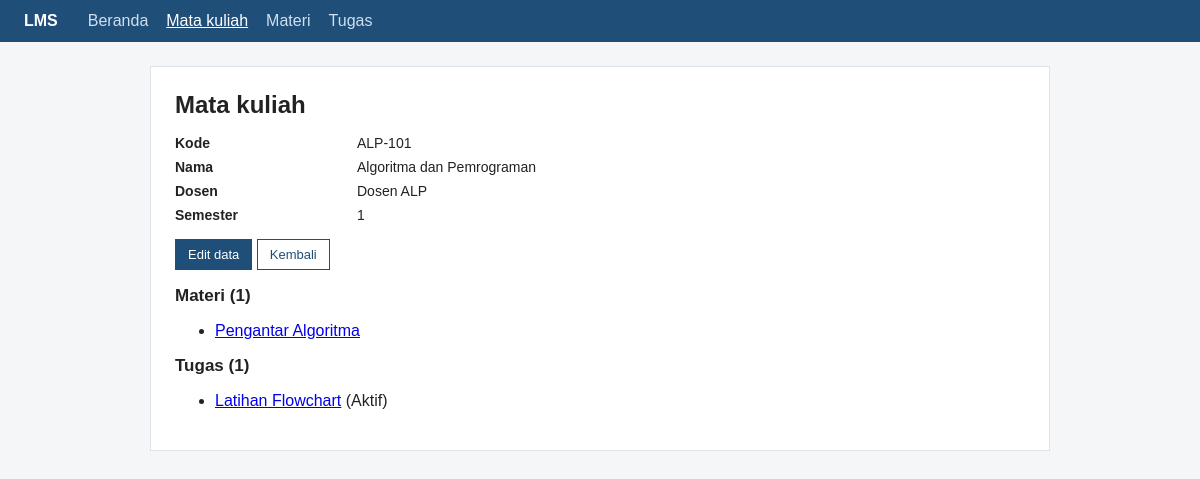
Screenshot of /mata_kuliah_detail.php?id=1 with the database file from the repository.
### tables this page shows
CREATE TABLE IF NOT EXISTS mata_kuliah (
  id INT UNSIGNED AUTO_INCREMENT PRIMARY KEY,
  kode VARCHAR(20) NOT NULL UNIQUE,
  nama VARCHAR(100) NOT NULL,
  dosen VARCHAR(100) NOT NULL,
  semester TINYINT UNSIGNED NOT NULL
);

CREATE TABLE IF NOT EXISTS materi (
  id INT UNSIGNED AUTO_INCREMENT PRIMARY KEY,
  mata_kuliah_id INT UNSIGNED NOT NULL,
  judul VARCHAR(150) NOT NULL,
  isi TEXT NOT NULL,
  tautan VARCHAR(255) NOT NULL,
  FOREIGN KEY (mata_kuliah_id) REFERENCES mata_kuliah(id) ON DELETE RESTRICT
);

CREATE TABLE IF NOT EXISTS tugas (
  id INT UNSIGNED AUTO_INCREMENT PRIMARY KEY,
  mata_kuliah_id INT UNSIGNED NOT NULL,
  judul VARCHAR(150) NOT NULL,
  instruksi TEXT NOT NULL,
  tenggat DATE NOT NULL,
  status VARCHAR(20) NOT NULL,
  FOREIGN KEY (mata_kuliah_id) REFERENCES mata_kuliah(id) ON DELETE RESTRICT
);

### mata_kuliah_detail.php (the view, shortened to what this page needs)
<?php
require 'koneksi.php';
$id = valid_id($_GET['id'] ?? null);
$st = $conn->prepare('SELECT id, kode, nama, dosen, semester FROM mata_kuliah WHERE id = ?');
$st->bind_param('i', $id);
$st->execute();
$d = $st->get_result()->fetch_assoc();
$st = $conn->prepare('SELECT id, judul FROM materi WHERE mata_kuliah_id = ? ORDER BY judul');
$st->bind_param('i', $id);
$st->execute();
$materi = $st->get_result()->fetch_all(MYSQLI_ASSOC);
$st = $conn->prepare('SELECT id, judul, status FROM tugas WHERE mata_kuliah_id = ? ORDER BY judul');
$st->bind_param('i', $id);
$st->execute();
$tugas = $st->get_result()->fetch_all(MYSQLI_ASSOC);
?>
<h1>Mata kuliah</h1>
<dl class="detail">
    <dt>Kode</dt>
    <dd><?= e($d['kode']) ?></dd>
    <dt>Nama</dt>
    <dd><?= e($d['nama']) ?></dd>
    <dt>Dosen</dt>
    <dd><?= e($d['dosen']) ?></dd>
    <dt>Semester</dt>
    <dd><?= (int)$d['semester'] ?></dd>
</dl>
<p>
    <a class="btn pri" href="mata_kuliah_form.php?id=<?= (int)$d['id'] ?>">Edit data</a>
    <a class="btn" href="mata_kuliah.php">Kembali</a>
</p>
<h2>Materi (<?= count($materi) ?>)</h2>
<?php if (!$materi): ?>
    <div class="kosong">Belum ada materi.</div>
<?php else: ?>
    <ul>
        <?php foreach ($materi as $m): ?>
            <li>
                <a href="materi_detail.php?id=<?= (int)$m['id'] ?>"><?= e($m['judul']) ?></a>
            </li>
        <?php endforeach; ?>
    </ul>
<?php endif; ?>
<h2>Tugas (<?= count($tugas) ?>)</h2>
<?php if (!$tugas): ?>
    <div class="kosong">Belum ada tugas.</div>
<?php else: ?>
    <ul>
        <?php foreach ($tugas as $t): ?>
            <li>
                <a href="tugas_detail.php?id=<?= (int)$t['id'] ?>"><?= e($t['judul']) ?></a> (<?= e($t['status']) ?>)
            </li>
        <?php endforeach; ?>
    </ul>
<?php endif; ?>

### style.css (style rules this page uses)
* { box-sizing: border-box; }
body { font-family: Arial, Helvetica, sans-serif; background: #f4f6f8; color: #222; margin: 0; }
h1 { font-size: 24px; margin-top: 0; }
h2 { font-size: 17px; }
.btn { display: inline-block; padding: 7px 12px; border: 1px solid #1f4e79; background: #fff; color: #1f4e79; text-decoration: none; font-size: 13px; cursor: pointer; font-family: inherit; }
.btn.pri { background: #1f4e79; color: #fff; }
.detail { display: grid; grid-template-columns: 170px 1fr; gap: 8px 12px; font-size: 14px; }
.detail dt { font-weight: bold; }
.detail dd { margin: 0; }

### rows the page displays
mata_kuliah: kode "ALP-101", nama "Algoritma dan Pemrograman", dosen "Dosen ALP", semester "1"
materi: judul "Pengantar Algoritma"
tugas: judul "Latihan Flowchart", status "Aktif"

### other values shown
$l "Beranda"
$l "Mata kuliah"
$l "Materi"
$l "Tugas"
count($materi) "1"
count($tugas) "1"
